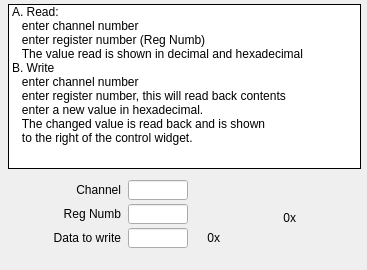
<?xml version="1.0" encoding="UTF-8"?>
<ui version="4.0">
 <class>HiddenReg</class>
 <widget class="QDialog" name="HiddenReg">
  <property name="geometry">
   <rect>
    <x>0</x>
    <y>0</y>
    <width>367</width>
    <height>270</height>
   </rect>
  </property>
  <property name="windowTitle">
   <string>Dialog</string>
  </property>
  <widget class="QELineEdit" name="qelineedit_3">
   <property name="geometry">
    <rect>
     <x>128</x>
     <y>228</y>
     <width>60</width>
     <height>20</height>
    </rect>
   </property>
   <property name="variable" stdset="0">
    <string>$(P):LO:$(M)-$(N):WREG:VAL</string>
   </property>
   <property name="variableSubstitutions" stdset="0">
    <string>P=$(P),M=$(M),N=$(N)</string>
   </property>
   <property name="format" stdset="0">
    <enum>QELineEdit::UnsignedInteger</enum>
   </property>
   <property name="radix">
    <UInt>16</UInt>
   </property>
   <property name="notation" stdset="0">
    <enum>QELineEdit::Fixed</enum>
   </property>
  </widget>
  <widget class="QLabel" name="label">
   <property name="geometry">
    <rect>
     <x>276</x>
     <y>208</y>
     <width>20</width>
     <height>20</height>
    </rect>
   </property>
   <property name="text">
    <string>0x</string>
   </property>
   <property name="alignment">
    <set>Qt::AlignRight|Qt::AlignTrailing|Qt::AlignVCenter</set>
   </property>
  </widget>
  <widget class="QELineEdit" name="qelineedit">
   <property name="geometry">
    <rect>
     <x>128</x>
     <y>180</y>
     <width>60</width>
     <height>20</height>
    </rect>
   </property>
   <property name="variable" stdset="0">
    <string>$(P):LO:$(M)-$(N):CHAN</string>
   </property>
   <property name="variableSubstitutions" stdset="0">
    <string>P=$(P),M=$(M),N=$(N)</string>
   </property>
  </widget>
  <widget class="QELabel" name="qelabel_2">
   <property name="geometry">
    <rect>
     <x>292</x>
     <y>208</y>
     <width>52</width>
     <height>20</height>
    </rect>
   </property>
   <property name="variable" stdset="0">
    <string>$(P):LI:$(M)-$(N):REGVAL</string>
   </property>
   <property name="variableSubstitutions" stdset="0">
    <string>P=$(P),M=$(M),N=$(N)</string>
   </property>
   <property name="displayAlarmState">
    <bool>false</bool>
   </property>
   <property name="format" stdset="0">
    <enum>QELabel::UnsignedInteger</enum>
   </property>
   <property name="radix">
    <UInt>16</UInt>
   </property>
  </widget>
  <widget class="QELabel" name="qelabel_3">
   <property name="geometry">
    <rect>
     <x>216</x>
     <y>228</y>
     <width>52</width>
     <height>20</height>
    </rect>
   </property>
   <property name="variable" stdset="0">
    <string>$(P):LI:$(M)-$(N):WR:RBV</string>
   </property>
   <property name="variableSubstitutions" stdset="0">
    <string>P=$(P),M=$(M),N=$(N)</string>
   </property>
   <property name="displayAlarmState">
    <bool>false</bool>
   </property>
   <property name="format" stdset="0">
    <enum>QELabel::UnsignedInteger</enum>
   </property>
   <property name="radix">
    <UInt>16</UInt>
   </property>
  </widget>
  <widget class="QELineEdit" name="qelineedit_2">
   <property name="geometry">
    <rect>
     <x>128</x>
     <y>204</y>
     <width>60</width>
     <height>20</height>
    </rect>
   </property>
   <property name="variable" stdset="0">
    <string>$(P):LO:$(M)-$(N):REGN</string>
   </property>
   <property name="variableSubstitutions" stdset="0">
    <string>P=$(P),M=$(M),N=$(N)</string>
   </property>
  </widget>
  <widget class="QELabel" name="qelabel">
   <property name="geometry">
    <rect>
     <x>216</x>
     <y>208</y>
     <width>40</width>
     <height>20</height>
    </rect>
   </property>
   <property name="variable" stdset="0">
    <string>$(P):LI:$(M)-$(N):REGVAL</string>
   </property>
   <property name="variableSubstitutions" stdset="0">
    <string>P=$(P),M=$(M),N=$(N)</string>
   </property>
   <property name="displayAlarmState">
    <bool>false</bool>
   </property>
  </widget>
  <widget class="QLabel" name="label_2">
   <property name="geometry">
    <rect>
     <x>200</x>
     <y>228</y>
     <width>20</width>
     <height>20</height>
    </rect>
   </property>
   <property name="text">
    <string>0x</string>
   </property>
   <property name="alignment">
    <set>Qt::AlignRight|Qt::AlignTrailing|Qt::AlignVCenter</set>
   </property>
  </widget>
  <widget class="QListWidget" name="listWidget">
   <property name="geometry">
    <rect>
     <x>8</x>
     <y>4</y>
     <width>353</width>
     <height>165</height>
    </rect>
   </property>
   <property name="frameShape">
    <enum>QFrame::Box</enum>
   </property>
   <property name="frameShadow">
    <enum>QFrame::Plain</enum>
   </property>
   <property name="verticalScrollBarPolicy">
    <enum>Qt::ScrollBarAlwaysOff</enum>
   </property>
   <property name="horizontalScrollBarPolicy">
    <enum>Qt::ScrollBarAlwaysOff</enum>
   </property>
   <item>
    <property name="text">
     <string>A. Read:</string>
    </property>
   </item>
   <item>
    <property name="text">
     <string>   enter channel number</string>
    </property>
   </item>
   <item>
    <property name="text">
     <string>   enter register number (Reg Numb)</string>
    </property>
   </item>
   <item>
    <property name="text">
     <string>   The value read is shown in decimal and hexadecimal </string>
    </property>
   </item>
   <item>
    <property name="text">
     <string>B. Write</string>
    </property>
   </item>
   <item>
    <property name="text">
     <string>   enter channel number</string>
    </property>
   </item>
   <item>
    <property name="text">
     <string>   enter register number, this will read back contents</string>
    </property>
   </item>
   <item>
    <property name="text">
     <string>   enter a new value in hexadecimal.</string>
    </property>
   </item>
   <item>
    <property name="text">
     <string>   The changed value is read back and is shown</string>
    </property>
   </item>
   <item>
    <property name="text">
     <string>   to the right of the control widget.</string>
    </property>
   </item>
  </widget>
  <widget class="QLabel" name="label_3">
   <property name="geometry">
    <rect>
     <x>36</x>
     <y>180</y>
     <width>85</width>
     <height>20</height>
    </rect>
   </property>
   <property name="text">
    <string>Channel</string>
   </property>
   <property name="alignment">
    <set>Qt::AlignRight|Qt::AlignTrailing|Qt::AlignVCenter</set>
   </property>
  </widget>
  <widget class="QLabel" name="label_4">
   <property name="geometry">
    <rect>
     <x>36</x>
     <y>204</y>
     <width>85</width>
     <height>20</height>
    </rect>
   </property>
   <property name="text">
    <string>Reg Numb</string>
   </property>
   <property name="alignment">
    <set>Qt::AlignRight|Qt::AlignTrailing|Qt::AlignVCenter</set>
   </property>
  </widget>
  <widget class="QLabel" name="label_5">
   <property name="geometry">
    <rect>
     <x>36</x>
     <y>228</y>
     <width>85</width>
     <height>20</height>
    </rect>
   </property>
   <property name="text">
    <string>Data to write</string>
   </property>
   <property name="alignment">
    <set>Qt::AlignRight|Qt::AlignTrailing|Qt::AlignVCenter</set>
   </property>
  </widget>
 </widget>
 <customwidgets>
  <customwidget>
   <class>QELabel</class>
   <extends>QLabel</extends>
   <header>QELabel.h</header>
  </customwidget>
  <customwidget>
   <class>QELineEdit</class>
   <extends>QLineEdit</extends>
   <header>QELineEdit.h</header>
  </customwidget>
 </customwidgets>
 <resources/>
 <connections/>
</ui>
